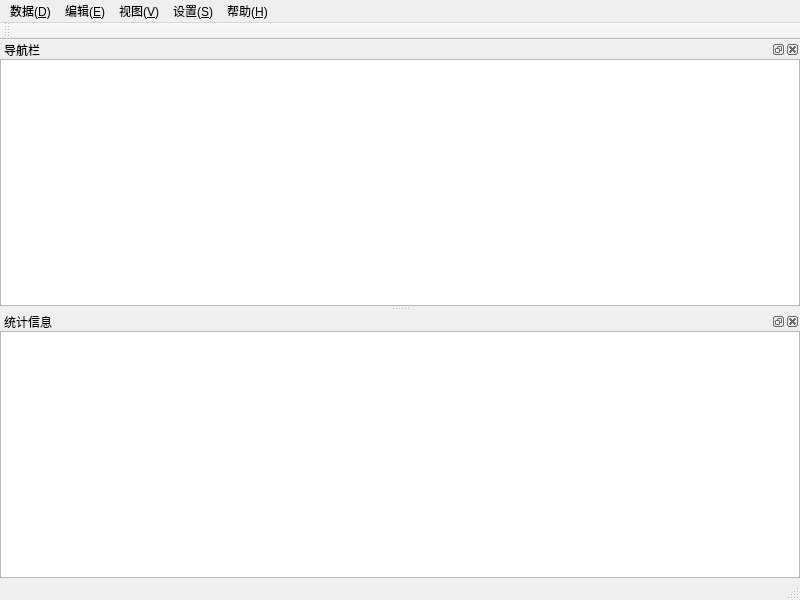
<?xml version="1.0" encoding="UTF-8"?>
<ui version="4.0">
 <author>LiuBao</author>
 <class>MainWin</class>
 <widget class="QMainWindow" name="MainWin">
  <property name="geometry">
   <rect>
    <x>0</x>
    <y>0</y>
    <width>800</width>
    <height>600</height>
   </rect>
  </property>
  <property name="windowTitle">
   <string>PMS</string>
  </property>
  <widget class="QTabWidget" name="centralTabwidget">
   <property name="tabsClosable">
    <bool>true</bool>
   </property>
   <property name="movable">
    <bool>true</bool>
   </property>
  </widget>
  <widget class="QMenuBar" name="menubar">
   <property name="geometry">
    <rect>
     <x>0</x>
     <y>0</y>
     <width>800</width>
     <height>23</height>
    </rect>
   </property>
   <widget class="QMenu" name="viewMenu">
    <property name="title">
     <string>视图(&amp;V)</string>
    </property>
    <addaction name="toolBarAct"/>
    <addaction name="classTreeAct"/>
    <addaction name="statisticsTreeAct"/>
   </widget>
   <widget class="QMenu" name="helpMenu">
    <property name="title">
     <string>帮助(&amp;H)</string>
    </property>
    <addaction name="aboutAct"/>
   </widget>
   <widget class="QMenu" name="configMenu">
    <property name="title">
     <string>设置(&amp;S)</string>
    </property>
    <addaction name="configAct"/>
   </widget>
   <widget class="QMenu" name="dataMenu">
    <property name="tearOffEnabled">
     <bool>true</bool>
    </property>
    <property name="title">
     <string>数据(&amp;D)</string>
    </property>
    <widget class="QMenu" name="exportMenu">
     <property name="title">
      <string>导出到</string>
     </property>
     <property name="icon">
      <iconset resource="../../Resource.qrc">
       <normaloff>:/Icon/image/table-export.png</normaloff>:/Icon/image/table-export.png</iconset>
     </property>
     <addaction name="toPDFAct"/>
     <addaction name="toExcelAct"/>
    </widget>
    <addaction name="printAct"/>
    <addaction name="exportMenu"/>
    <addaction name="exitAct"/>
   </widget>
   <widget class="QMenu" name="editMenu">
    <property name="tearOffEnabled">
     <bool>true</bool>
    </property>
    <property name="title">
     <string>编辑(&amp;E)</string>
    </property>
    <addaction name="cutAct"/>
    <addaction name="copyAct"/>
    <addaction name="pasteAct"/>
    <addaction name="delAct"/>
   </widget>
   <addaction name="dataMenu"/>
   <addaction name="editMenu"/>
   <addaction name="viewMenu"/>
   <addaction name="configMenu"/>
   <addaction name="helpMenu"/>
  </widget>
  <widget class="QStatusBar" name="statusbar">
   <property name="font">
    <font>
     <family>宋体</family>
    </font>
   </property>
  </widget>
  <widget class="QDockWidget" name="navigationDockWidget">
   <property name="sizePolicy">
    <sizepolicy hsizetype="Expanding" vsizetype="Preferred">
     <horstretch>0</horstretch>
     <verstretch>0</verstretch>
    </sizepolicy>
   </property>
   <property name="floating">
    <bool>false</bool>
   </property>
   <property name="windowTitle">
    <string>导航栏</string>
   </property>
   <attribute name="dockWidgetArea">
    <number>1</number>
   </attribute>
   <widget class="QWidget" name="dockWidgetContents">
    <layout class="QGridLayout" name="gridLayout_2">
     <property name="margin">
      <number>0</number>
     </property>
     <property name="spacing">
      <number>0</number>
     </property>
     <item row="0" column="0">
      <widget class="QTreeWidget" name="navigationTree">
       <property name="font">
        <font>
         <family>宋体</family>
        </font>
       </property>
       <property name="styleSheet">
        <string notr="true">QTreeView::item{height:25px}</string>
       </property>
       <property name="selectionBehavior">
        <enum>QAbstractItemView::SelectItems</enum>
       </property>
       <property name="indentation">
        <number>25</number>
       </property>
       <property name="rootIsDecorated">
        <bool>false</bool>
       </property>
       <property name="uniformRowHeights">
        <bool>true</bool>
       </property>
       <property name="animated">
        <bool>true</bool>
       </property>
       <attribute name="headerVisible">
        <bool>false</bool>
       </attribute>
       <column>
        <property name="text">
         <string notr="true">1</string>
        </property>
       </column>
      </widget>
     </item>
    </layout>
   </widget>
  </widget>
  <widget class="QDockWidget" name="statisticsDockWidget">
   <property name="sizePolicy">
    <sizepolicy hsizetype="Expanding" vsizetype="Preferred">
     <horstretch>0</horstretch>
     <verstretch>0</verstretch>
    </sizepolicy>
   </property>
   <property name="windowTitle">
    <string>统计信息</string>
   </property>
   <attribute name="dockWidgetArea">
    <number>1</number>
   </attribute>
   <widget class="QWidget" name="dockWidgetContents_2">
    <layout class="QGridLayout" name="gridLayout_3">
     <property name="margin">
      <number>0</number>
     </property>
     <property name="spacing">
      <number>0</number>
     </property>
     <item row="0" column="0">
      <widget class="QTreeView" name="statisticsTree">
       <property name="font">
        <font>
         <family>宋体</family>
        </font>
       </property>
      </widget>
     </item>
    </layout>
   </widget>
  </widget>
  <widget class="QToolBar" name="toolBar">
   <property name="windowTitle">
    <string>toolBar</string>
   </property>
   <attribute name="toolBarArea">
    <enum>TopToolBarArea</enum>
   </attribute>
   <attribute name="toolBarBreak">
    <bool>false</bool>
   </attribute>
  </widget>
  <action name="aboutAct">
   <property name="icon">
    <iconset resource="../../Resource.qrc">
     <normaloff>:/Icon/image/information.png</normaloff>:/Icon/image/information.png</iconset>
   </property>
   <property name="text">
    <string>关于</string>
   </property>
  </action>
  <action name="printAct">
   <property name="icon">
    <iconset resource="../../Resource.qrc">
     <normaloff>:/Icon/image/printer.png</normaloff>:/Icon/image/printer.png</iconset>
   </property>
   <property name="text">
    <string>打印</string>
   </property>
   <property name="shortcut">
    <string>Ctrl+P</string>
   </property>
  </action>
  <action name="toPDFAct">
   <property name="icon">
    <iconset resource="../../Resource.qrc">
     <normaloff>:/Icon/image/page_white_acrobat.png</normaloff>:/Icon/image/page_white_acrobat.png</iconset>
   </property>
   <property name="text">
    <string>PDF文件</string>
   </property>
  </action>
  <action name="toExcelAct">
   <property name="icon">
    <iconset resource="../../Resource.qrc">
     <normaloff>:/Icon/image/page_excel.png</normaloff>:/Icon/image/page_excel.png</iconset>
   </property>
   <property name="text">
    <string>Excel文件</string>
   </property>
  </action>
  <action name="exitAct">
   <property name="icon">
    <iconset resource="../../Resource.qrc">
     <normaloff>:/Icon/image/exit.png</normaloff>:/Icon/image/exit.png</iconset>
   </property>
   <property name="text">
    <string>退出</string>
   </property>
   <property name="shortcut">
    <string>Ctrl+Q</string>
   </property>
  </action>
  <action name="toolBarAct">
   <property name="checkable">
    <bool>true</bool>
   </property>
   <property name="text">
    <string>工具栏</string>
   </property>
  </action>
  <action name="classTreeAct">
   <property name="checkable">
    <bool>true</bool>
   </property>
   <property name="text">
    <string>导航栏</string>
   </property>
  </action>
  <action name="statisticsTreeAct">
   <property name="checkable">
    <bool>true</bool>
   </property>
   <property name="text">
    <string>统计信息</string>
   </property>
  </action>
  <action name="copyAct">
   <property name="icon">
    <iconset resource="../../Resource.qrc">
     <normaloff>:/Icon/image/copy.png</normaloff>:/Icon/image/copy.png</iconset>
   </property>
   <property name="text">
    <string>复制</string>
   </property>
  </action>
  <action name="pasteAct">
   <property name="icon">
    <iconset resource="../../Resource.qrc">
     <normaloff>:/Icon/image/paste.png</normaloff>:/Icon/image/paste.png</iconset>
   </property>
   <property name="text">
    <string>粘贴</string>
   </property>
  </action>
  <action name="cutAct">
   <property name="icon">
    <iconset resource="../../Resource.qrc">
     <normaloff>:/Icon/image/cut.png</normaloff>:/Icon/image/cut.png</iconset>
   </property>
   <property name="text">
    <string>剪切</string>
   </property>
  </action>
  <action name="delAct">
   <property name="icon">
    <iconset resource="../../Resource.qrc">
     <normaloff>:/Icon/image/delete.png</normaloff>:/Icon/image/delete.png</iconset>
   </property>
   <property name="text">
    <string>删除</string>
   </property>
  </action>
  <action name="configAct">
   <property name="icon">
    <iconset resource="../../Resource.qrc">
     <normaloff>:/Icon/image/gear.png</normaloff>:/Icon/image/gear.png</iconset>
   </property>
   <property name="text">
    <string>首选项</string>
   </property>
  </action>
 </widget>
 <resources>
  <include location="../../Resource.qrc"/>
 </resources>
 <connections/>
</ui>
